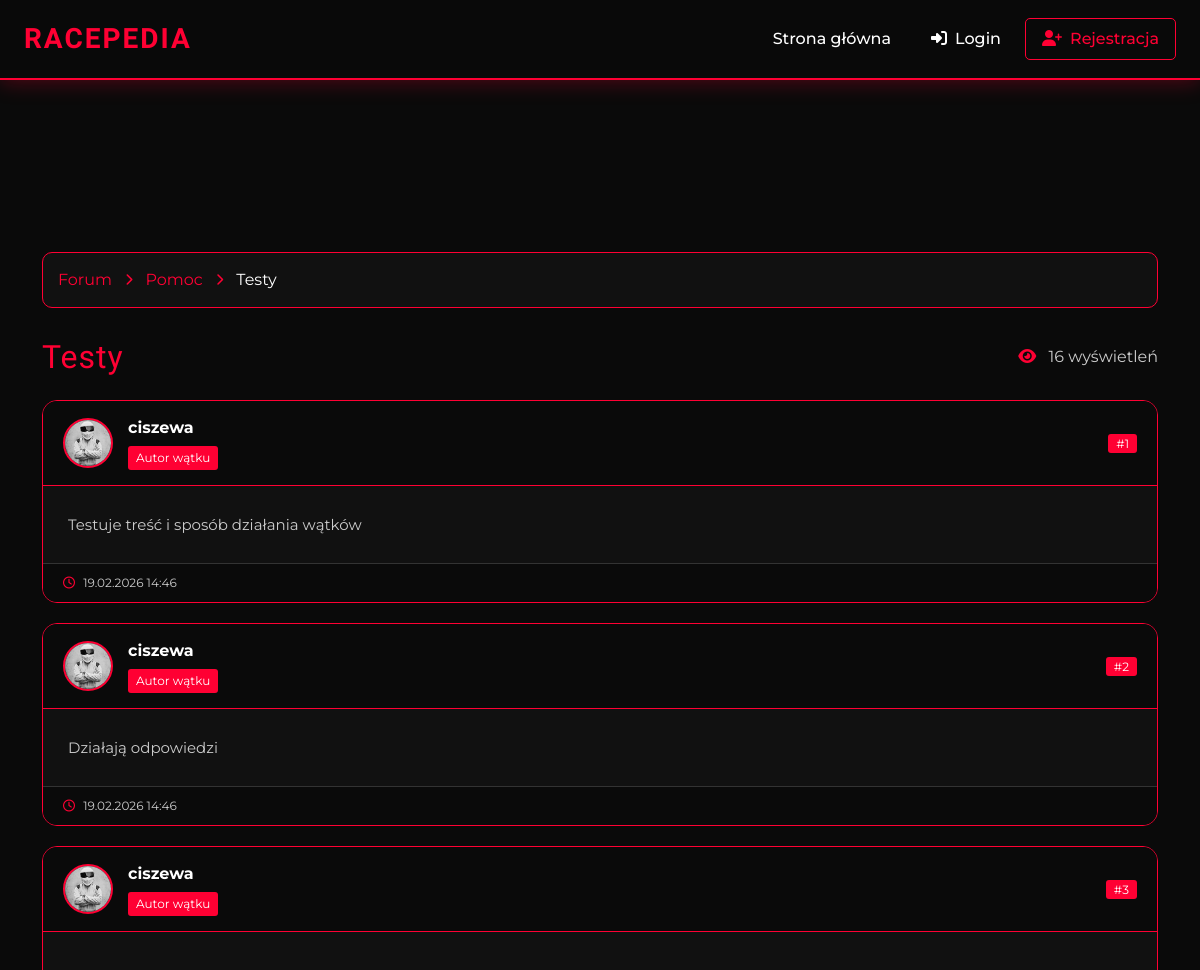
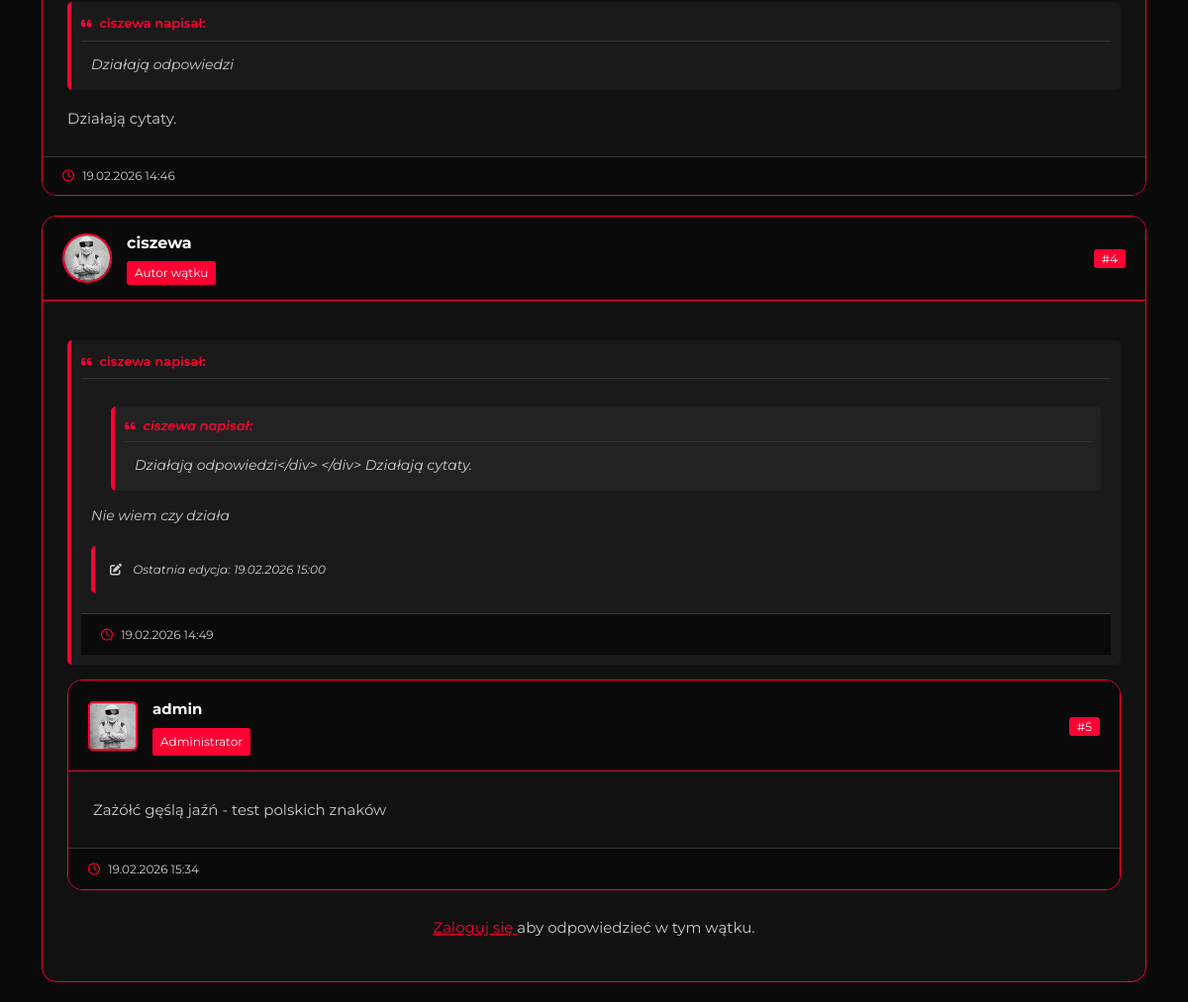
Screenshot of /forum/thread.php?id=1 with the database file from the repository (2 pictures, top to bottom).
### tables this page shows
CREATE TABLE `forum_threads` (
  `id` int NOT NULL,
  `category_id` int NOT NULL,
  `title` varchar(255) NOT NULL,
  `content` text NOT NULL,
  `author_id` int NOT NULL,
  `created_at` timestamp NOT NULL DEFAULT CURRENT_TIMESTAMP,
  `updated_at` timestamp NULL DEFAULT NULL ON UPDATE CURRENT_TIMESTAMP,
  `views` int NOT NULL DEFAULT '0',
  `is_pinned` tinyint(1) NOT NULL DEFAULT '0',
  `is_locked` tinyint(1) NOT NULL DEFAULT '0',
  `last_post_id` int DEFAULT NULL,
  `last_post_at` timestamp NULL DEFAULT NULL
);

CREATE TABLE `forum_categories` (
  `id` int NOT NULL,
  `name` varchar(100) NOT NULL,
  `description` text,
  `icon` varchar(50) DEFAULT NULL,
  `display_order` int NOT NULL DEFAULT '0',
  `is_active` tinyint(1) NOT NULL DEFAULT '1'
);

CREATE TABLE `forum_posts` (
  `id` int NOT NULL,
  `thread_id` int NOT NULL,
  `content` text NOT NULL,
  `author_id` int NOT NULL,
  `created_at` timestamp NOT NULL DEFAULT CURRENT_TIMESTAMP,
  `updated_at` timestamp NULL DEFAULT NULL ON UPDATE CURRENT_TIMESTAMP,
  `is_edited` tinyint(1) NOT NULL DEFAULT '0',
  `is_solution` tinyint(1) NOT NULL DEFAULT '0'
);

CREATE TABLE `users` (
  `id` int NOT NULL,
  `username` varchar(50) NOT NULL,
  `email` varchar(100) NOT NULL,
  `password_hash` varchar(255) NOT NULL,
  `role` enum('Administrator','Noob','Niedzielny Kierowca','Dobry Kierowca') NOT NULL DEFAULT 'Noob',
  `avatar` varchar(255) NOT NULL DEFAULT 'default.jpg',
  `bio` text,
  `join_date` timestamp NOT NULL DEFAULT CURRENT_TIMESTAMP,
  `last_login` timestamp NULL DEFAULT NULL,
  `is_active` tinyint(1) NOT NULL DEFAULT '1'
);

### forum/backend/forum_functions.php (called while the page is built, shortened)
<?php
function isForumUserLoggedIn() {
    return isset($_SESSION['user_id']);
}
?>

### forum/thread.php (the view, shortened to what this page needs)
<?php
include "../backend/config.php";
include "backend/forum_functions.php";
$thread_id = $_GET['id'] ?? 0;
function parseQuotes($text) {
    $text = htmlspecialchars($text, ENT_NOQUOTES, 'UTF-8');
    $pattern = '/\[quote="([^"]+)"\](.*?)\[\/quote\]/is';
    while (preg_match($pattern, $text)) {
        $text = preg_replace_callback($pattern, function($matches) {
            $author = $matches[1];
            $content = $matches[2];
            $content = parseQuotes($content);
            return '<div class="forum-quote">
                        <div class="quote-author">
                            <i class="fas fa-quote-left me-2"></i>' . $author . ' napisał:
                        </div>
                        <div class="quote-content">' . $content . '</div>
                    </div>';
        }, $text);
    }
    return $text;
}
$stmt = $conn->prepare("
    SELECT t.*, c.name as category_name, c.id as category_id,
           u.username as author_name, u.avatar as author_avatar
    FROM forum_threads t
    JOIN forum_categories c ON t.category_id = c.id
    JOIN users u ON t.author_id = u.id
    WHERE t.id = ?
");
$stmt->bind_param("i", $thread_id);
$stmt->execute();
$thread = $stmt->get_result()->fetch_assoc();
$conn->query("UPDATE forum_threads SET views = views + 1 WHERE id = $thread_id");
$posts = $conn->prepare("
    SELECT p.*, u.username, u.avatar, u.role, u.id as user_id
    FROM forum_posts p
    JOIN users u ON p.author_id = u.id
    WHERE p.thread_id = ?
    ORDER BY p.created_at ASC
");
$posts->bind_param("i", $thread_id);
$posts->execute();
$posts_result = $posts->get_result();
?>
<!DOCTYPE html>
<html lang="pl">
<head>
    <link href="https://cdn.jsdelivr.net/npm/bootstrap@5.3.2/dist/css/bootstrap.min.css" rel="stylesheet">
    <link rel="stylesheet" href="https://cdnjs.cloudflare.com/ajax/libs/font-awesome/6.4.2/css/all.min.css">
    <?php include "../components/styles.php"; ?>
</head>
<body>
<?php include "../components/navbar.php"; ?>
<div class="container mt-5 pt-5">
    <div class="breadcrumb-custom">
        <div class="d-flex align-items-center flex-wrap" style="gap: 5px;">
            <a href="index.php" style="color: #ff0033; text-decoration: none;">Forum</a>
            <i class="fas fa-chevron-right mx-2" style="color: #ff0033; font-size: 12px;"></i>
            <a href="category.php?id=<?= $thread['category_id'] ?>" style="color: #ff0033; text-decoration: none;">
                <?= htmlspecialchars($thread['category_name']) ?>
            </a>
            <i class="fas fa-chevron-right mx-2" style="color: #ff0033; font-size: 12px;"></i>
            <span style="color: white;"><?= htmlspecialchars($thread['title']) ?></span>
        </div>
    </div>
    <div class="d-flex justify-content-between align-items-center mb-4 flex-wrap" style="gap: 15px;">
        <h2 style="font-family: 'Orbitron'; color: #ff0033; margin: 0;">
            <?= htmlspecialchars($thread['title']) ?>
        </h2>
        <div>
            <i class="fas fa-eye me-2" style="color: #ff0033;"></i>
            <span style="color: #ccc;"><?= $thread['views'] ?> wyświetleń</span>
        </div>
    </div>
    <?php
    $post_count = 1;
    while ($post = $posts_result->fetch_assoc()):
    ?>
    <div class="post-card" id="post-<?= $post['id'] ?>">
        <div class="post-header">
            <div class="post-author">
                <img src="../assets/avatars/<?= htmlspecialchars($post['avatar'] ?? 'default.jpg') ?>"
                     alt="Avatar"
                     class="author-avatar">
                <div>
                    <div class="author-name"><?= htmlspecialchars($post['username']) ?></div>
                    <?php if ($post['user_id'] == $thread['author_id']): ?>
                        <span class="author-role">Autor wątku</span>
                    <?php elseif ($post['role'] == 'Administrator'): ?>
                        <span class="author-role">Administrator</span>
                    <?php endif; ?>
                </div>
            </div>
            <div>
                <span class="post-number">#<?= $post_count ?></span>
            </div>
        </div>
        <div class="post-content">
            <?= parseQuotes($post['content']) ?>
            <?php if ($post['is_edited']): ?>
                <div class="quote-block" style="margin-top: 20px; font-size: 12px;">
                    <i class="fas fa-edit me-2"></i>
                    Ostatnia edycja: <?= date('d.m.Y H:i', strtotime($post['updated_at'])) ?>
                </div>
            <?php endif; ?>
        </div>
        <div class="post-footer">
            <div class="post-date">
                <i class="far fa-clock"></i>
                <?= date('d.m.Y H:i', strtotime($post['created_at'])) ?>
            </div>
        </div>
    </div>
    <?php
    $post_count++;
    endwhile;
    ?>
    <?php if (isForumUserLoggedIn()): ?>
    <div class="text-center mt-4">
        <a href="reply.php?thread_id=<?= $thread_id ?>" class="btn-reply">
            <i class="fas fa-reply"></i>
            Odpowiedz w tym wątku
        </a>
    </div>
    <?php else: ?>
    <div class="text-center mt-4">
        <p style="color: #ccc;">
            <a href="../login.php?redirect=forum/thread.php?id=<?= $thread_id ?>" style="color: #ff0033;">
                Zaloguj się
            </a> aby odpowiedzieć w tym wątku.
        </p>
    </div>
    <?php endif; ?>
</div>
</body>
</html>

### components/styles.php (shortened to what this page needs)
<link rel="stylesheet" href="https://cdnjs.cloudflare.com/ajax/libs/font-awesome/6.4.2/css/all.min.css">

### components/navbar.php (shortened to what this page needs)
<?php
$isLoggedIn = isset($_SESSION['user_id']);
$username = $_SESSION['username'] ?? '';
$userAvatar = $_SESSION['user_avatar'] ?? 'default.jpg';
$userRole = $_SESSION['user_role'] ?? '';
$isAdmin = ($userRole == 'Administrator');
?>
<nav class="navbar navbar-expand-lg navbar-dark fixed-top"
     style="background: rgba(10, 10, 10, 0.95); backdrop-filter: blur(10px); border-bottom: 2px solid #ff0033; height: 80px; z-index: 9999;">
    <div class="container-fluid px-4">
        <a class="navbar-brand" href="index.php"
           style="font-family: 'Orbitron', sans-serif; font-size: 28px; font-weight: 800; letter-spacing: 2px;">
            RACE<span style="color: #ff0033;">PEDIA</span>
        </a>
        <div class="collapse navbar-collapse" id="navbarContent">
            <ul class="navbar-nav ms-auto align-items-center">
                <?php if($isLoggedIn): ?>
                    <li class="nav-item mx-2">
                        <a class="nav-link d-flex align-items-center px-3" href="/racepedia/centrum_f1_2026.php">
                            <div class="f1-icon-container me-2">
                                <i class="fas fa-flag-checkered f1-flag-icon"></i>
                                <span class="f1-year-badge">2026</span>
                            </div>
                            <span>Centrum F1</span>
                        </a>
                    </li>
                    <li class="nav-item mx-2">
                        <a class="nav-link d-flex align-items-center px-3" href="/racepedia/baza.php">
                            <div class="menu-icon-stack me-2">
                                <div class="stack-bar"></div>
                                <div class="stack-bar"></div>
                                <div class="stack-bar"></div>
                            </div>
                            <span>Baza wiedzy</span>
                        </a>
                    </li>
                    <li class="nav-item mx-2">
                        <a class="nav-link d-flex align-items-center px-3" href="/racepedia/forum/index.php">
                            <div class="forum-icon-stack me-2">
                                <i class="fas fa-comment forum-icon-main"></i>
                                <i class="fas fa-comment forum-icon-overlay"></i>
                                <span class="forum-fallback" style="display: none;">📄</span>
                            </div>
                            <span>Forum</span>
                        </a>
                    </li>
                    <li class="nav-item dropdown mx-2">
                        <a class="nav-link dropdown-toggle d-flex align-items-center" href="#" id="userDropdown"
                        role="button" data-bs-toggle="dropdown" aria-expanded="false" data-bs-auto-close="outside">
                            <img src="assets/avatars/<?= e($userAvatar) ?>"
                                alt="Avatar"
                                class="user-avatar me-2">
                            <?= e($username) ?>
                        </a>
                        <ul class="dropdown-menu dropdown-menu-end" aria-labelledby="userDropdown">
                            <li>
                                <a class="dropdown-item" href="/racepedia/konto.php">
                                    <i class="fas fa-user me-2" style="color: #ff0033; width: 20px;"></i>
                                    Moje konto
                                </a>
                            </li>
                            <?php if($isAdmin): ?>
                            <li>
                                <a class="dropdown-item" href="/racepedia/admin.php">
                                    <i class="fas fa-crown me-2" style="color: #ff0033; width: 20px;"></i>
                                    Panel administratora
                                </a>
                            </li>
                            <li>
                                <a class="dropdown-item" href="/racepedia/admin_f1_center.php">
                                    <i class="fas fa-flag-checkered me-2" style="color: #ff0033; width: 20px;"></i>
                                    Panel centrum F1
                                </a>
                            </li>
                            <?php endif; ?>
                            <li><hr class="dropdown-divider"></li>
                            <li>
                                <a class="dropdown-item" href="/racepedia/logout.php">
                                    <i class="fas fa-sign-out-alt me-2" style="color: #ff0033; width: 20px;"></i>
                                    Wyloguj
                                </a>
                            </li>
                        </ul>
                    </li>
                <?php else: ?>
                    <li class="nav-item mx-1">
                        <a class="nav-link px-3" href="/racepedia/index.php">
                            Strona główna
                        </a>
                    </li>
                    <li class="nav-item mx-1">
                        <a class="nav-link px-3" href="/racepedia/login.php">
                            <i class="fas fa-sign-in-alt me-2"></i>Login
                        </a>
                    </li>
                    <li class="nav-item ms-1">
                        <a class="nav-link register-btn px-4 py-2" href="/racepedia/register.php">
                            <i class="fas fa-user-plus me-2"></i>Rejestracja
                        </a>
                    </li>
                <?php endif; ?>
            </ul>
        </div>
    </div>
</nav>
<div style="height: 80px;"></div>

### components/styles.php (style rules this page uses)
:root { --bg-primary: #0a0a0a; --bg-secondary: #111111; --bg-card: #111111; --accent-red: #ff0033; --accent-red-hover: #ff1a47; --accent-red-transparent: rgba(255, 0, 51, 0.2); --text-primary: #ffffff; --text-secondary: #cccccc; --border-color: rgba(255, 0, 51, 0.3); --glass-bg: rgba(17, 17, 17, 0.8); --glass-border: rgba(255, 0, 51, 0.2); }
body { background: var(--bg-primary); color: var(--text-primary); font-family: 'Montserrat', sans-serif; min-height: 100vh; padding-top: 76px; }
h1, h2, h3, h4, h5, h6, .logo, .brand-text { font-family: 'Orbitron', sans-serif; letter-spacing: 1px; }
.navbar { background: rgba(10, 10, 10, 0.95) !important; backdrop-filter: blur(10px); border-bottom: 1px solid var(--border-color); padding: 1rem 0; }
.navbar-brand { font-family: 'Orbitron', sans-serif; font-weight: 800; font-size: 1.8rem; color: var(--accent-red) !important; transition: all 0.3s ease; }

### forum/thread.php (style rules this page uses)
.forum-quote { background: #1a1a1a; border-left: 4px solid #ff0033; border-radius: 5px; margin: 15px 0; padding: 10px; }
.forum-quote .forum-quote { margin-left: 20px; background: #222; }
.quote-author { color: #ff0033; font-weight: 600; font-size: 13px; margin-bottom: 8px; padding-bottom: 5px; border-bottom: 1px solid #333; }
.quote-author i { color: #ff0033; font-size: 12px; }
.quote-content { color: #ccc; font-style: italic; padding: 5px 10px; line-height: 1.5; font-size: 14px; }
.breadcrumb-custom { background: #111; border: 1px solid #ff0033; border-radius: 10px; padding: 15px; margin-bottom: 30px; }
.post-card { background: #111; border: 1px solid #ff0033; border-radius: 15px; margin-bottom: 20px; overflow: hidden; }
.post-header { background: #0a0a0a; padding: 15px 20px; border-bottom: 1px solid #ff0033; display: flex; justify-content: space-between; align-items: center; flex-wrap: wrap; gap: 10px; }
.post-author { display: flex; align-items: center; gap: 15px; flex-wrap: wrap; }
.author-avatar { width: 50px; height: 50px; border-radius: 50%; border: 2px solid #ff0033; object-fit: cover; }
.author-name { font-weight: 700; color: white; margin-bottom: 5px; }
.author-role { font-size: 12px; padding: 3px 8px; border-radius: 3px; background: #ff0033; color: white; display: inline-block; }
.post-date { color: #ccc; font-size: 12px; }
.post-date i { color: #ff0033; margin-right: 5px; }
.post-content { padding: 25px; color: #ccc; line-height: 1.8; font-size: 15px; word-wrap: break-word; }
.post-content img { max-width: 100%; height: auto; border-radius: 5px; }
.post-footer { background: #0a0a0a; padding: 10px 20px; border-top: 1px solid #333; display: flex; justify-content: space-between; align-items: center; flex-wrap: wrap; gap: 10px; }
.post-number { background: #ff0033; color: white; padding: 2px 8px; border-radius: 3px; font-size: 12px; }
.quote-block { background: #1a1a1a; border-left: 4px solid #ff0033; padding: 15px; margin: 15px 0; border-radius: 5px; }

### components/navbar.php (style rules this page uses)
.navbar { box-shadow: 0 2px 20px rgba(255, 0, 51, 0.3); transition: all 0.3s ease; }
.nav-link { font-family: 'Montserrat', sans-serif; font-weight: 500; font-size: 16px; color: white !important; padding: 8px 16px !important; border-radius: 8px; transition: all 0.3s ease; position: relative; }
.register-btn { color: #ff0033 !important; border: 1px solid #ff0033; border-radius: 5px; background: transparent; }

### rows the page displays
forum_threads: category.name "Pomoc", title "Testy", views "16"
forum_posts: author.avatar (placeholder picture), author.username "ciszewa", shows "Autor wątku", content "Testuje treść i sposób działania wątków", created_at "19.02.2026 14:46"
forum_posts: author.avatar (placeholder picture), author.username "ciszewa", shows "Autor wątku", content "Działają odpowiedzi", created_at "19.02.2026 14:46"
forum_posts: author.avatar (placeholder picture), author.username "ciszewa", shows "Autor wątku", content "Działają cytaty.", created_at "19.02.2026 14:46"
forum_posts: author.avatar (placeholder picture), author.username "ciszewa", shows "Autor wątku", content "Działają odpowiedzi Działają cytaty.", content "Nie wiem czy działa", updated_at "19.02.2026 15:00", created_at "19.02.2026 14:49"
forum_posts: author.avatar (placeholder picture), author.username "admin", shows "Administrator", content "Zażółć gęślą jaźń - test polskich znaków", created_at "19.02.2026 15:34"
